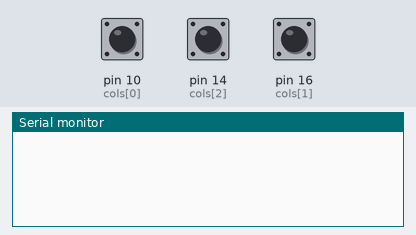
The sketch below on a simulated Arduino Uno, built with avr-gcc and run on an emulated ATmega328P. On the bench: the last lines printed to the serial monitor. Inputs (shaded band) come from the test bench; at power-on: pin 10 (cols[0]) HIGH, pin 14 (cols[2]) HIGH, pin 16 (cols[1]) HIGH.

Above: at 1.2 s.
1.3 s: pin 10 (cols[0]) pulled LOW for 0.15 s
At 1.9 s:
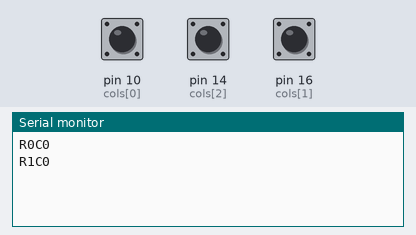
2.9 s: pin 14 (cols[2]) pulled LOW for 3.2 s
At 6.7 s:
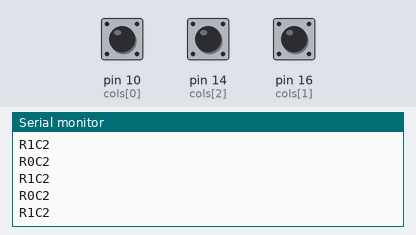
7.6 s: pin 16 (cols[1]) pulled LOW for 0.15 s
At 8.8 s:
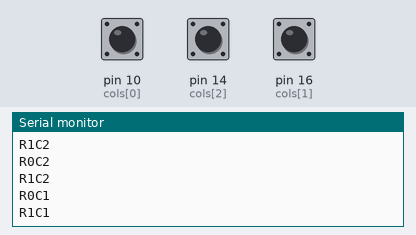
9.2 s: pin 10 (cols[0]) driven LOW and pin 14 (cols[2]) driven LOW
At 9.7 s:
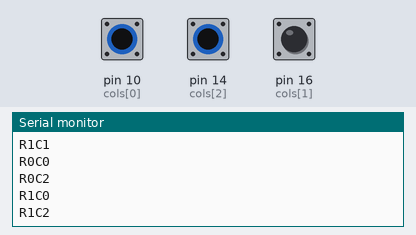
Timing chart, 0 to 12.2 s (numbered marks = the images above; inputs shaded):
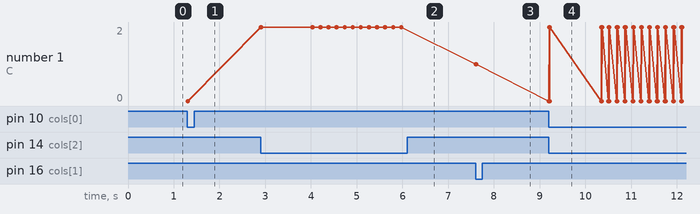

The sketch:

30_6_keys_debounce_hold.ino
```cpp
/*********************************************************************
* FIREKEY - PROJECT
*
* Code snippet to test debouncing and key holds.
*
* Required libs:
* - None
*********************************************************************/

// CONSTANTS
#define ROW_COUNT 2       // number of rows
#define COL_COUNT 3       // number of columns
#define SPAM_SPEED 15     // how often is a key pressed while holding it down
#define HOLD_DELAY 100    // delay before a button is marked as held. max 255, otherwise change keyDownCounter to int
#define DEBOUNCE_TIME 10  // Limit how often the metric is scanned.

// PINS
byte rows[ROW_COUNT] = { 5, 6 };        // define the row pins
byte cols[COL_COUNT] = { 10, 16, 14 };  // define the column pins

byte keyDownCounter[ROW_COUNT][COL_COUNT];  // max 255 otherwise change to int
byte keySpamMode[ROW_COUNT][COL_COUNT];     // defines if a key is in spam mode or not

unsigned long startTime;  // debounce

void setup() {
  Serial.begin(9600);

  // declare all cols as input and activate internal pullup resistor
  for (int x = 0; x < COL_COUNT; x++) {
    pinMode(cols[x], INPUT_PULLUP);
  }

  // declare all rows as output and set them high
  for (int x = 0; x < ROW_COUNT; x++) {
    pinMode(rows[x], OUTPUT);
    digitalWrite(rows[x], HIGH);
  }
}


void loop() {
  if ((millis() - startTime) > DEBOUNCE_TIME) {
    readMatrix();
    startTime = millis();
  }
}


void keyPressed(int rowIdx, int colIdx) {
  if (keyDownCounter[rowIdx][colIdx] == 0) {
    Serial.print("R");
    Serial.print(rowIdx);
    Serial.print("C");
    Serial.print(colIdx);
    Serial.println(" ");
  } else if (keySpamMode[rowIdx][colIdx] && keyDownCounter[rowIdx][colIdx] > SPAM_SPEED) {
    Serial.print("R");
    Serial.print(rowIdx);
    Serial.print("C");
    Serial.print(colIdx);
    Serial.println(" ");
    keyDownCounter[rowIdx][colIdx] = 0;
  } else if (keyDownCounter[rowIdx][colIdx] > HOLD_DELAY) {
    Serial.println("long");
    keySpamMode[rowIdx][colIdx] = 1;
  }
  if (keyDownCounter[rowIdx][colIdx] < 255)
    keyDownCounter[rowIdx][colIdx]++; // byte can only store 8 bit
}

void resetKey(byte rowIndex, byte colIndex) {
  keySpamMode[rowIndex][colIndex] = 0;
  keyDownCounter[rowIndex][colIndex] = 0;
}

void readMatrix() {
  // scan matrix
  for (int rowIndex = 0; rowIndex < ROW_COUNT; rowIndex++) {
    // pull output row to low
    byte curRow = rows[rowIndex];
    digitalWrite(curRow, LOW);

    // is any column pulled to low due to a button being pressed?
    for (int colIndex = 0; colIndex < COL_COUNT; colIndex++) {
      byte colRow = cols[colIndex];
      if (digitalRead(colRow) == LOW) {
        keyPressed(rowIndex, colIndex);
      } else if (keyDownCounter[rowIndex][colIndex] != 0) {
        resetKey(rowIndex, colIndex);
      }
    }

    // pull output row high again
    digitalWrite(curRow, HIGH);
  }
}
```

Measured:
- after the input at 1.3 s, the serial monitor: prints a new line at once (image 1)
- after the input at 2.9 s, the serial monitor: prints a new line at once (image 2)
- after the input at 7.6 s, the serial monitor: prints a new line at once (image 3)
- after the input at 9.2 s, the serial monitor: prints a new line at once (image 4)
- plotted number 1: 0 → 2 after the input at 2.9 s, 1 → 2 after the input at 9.2 s
